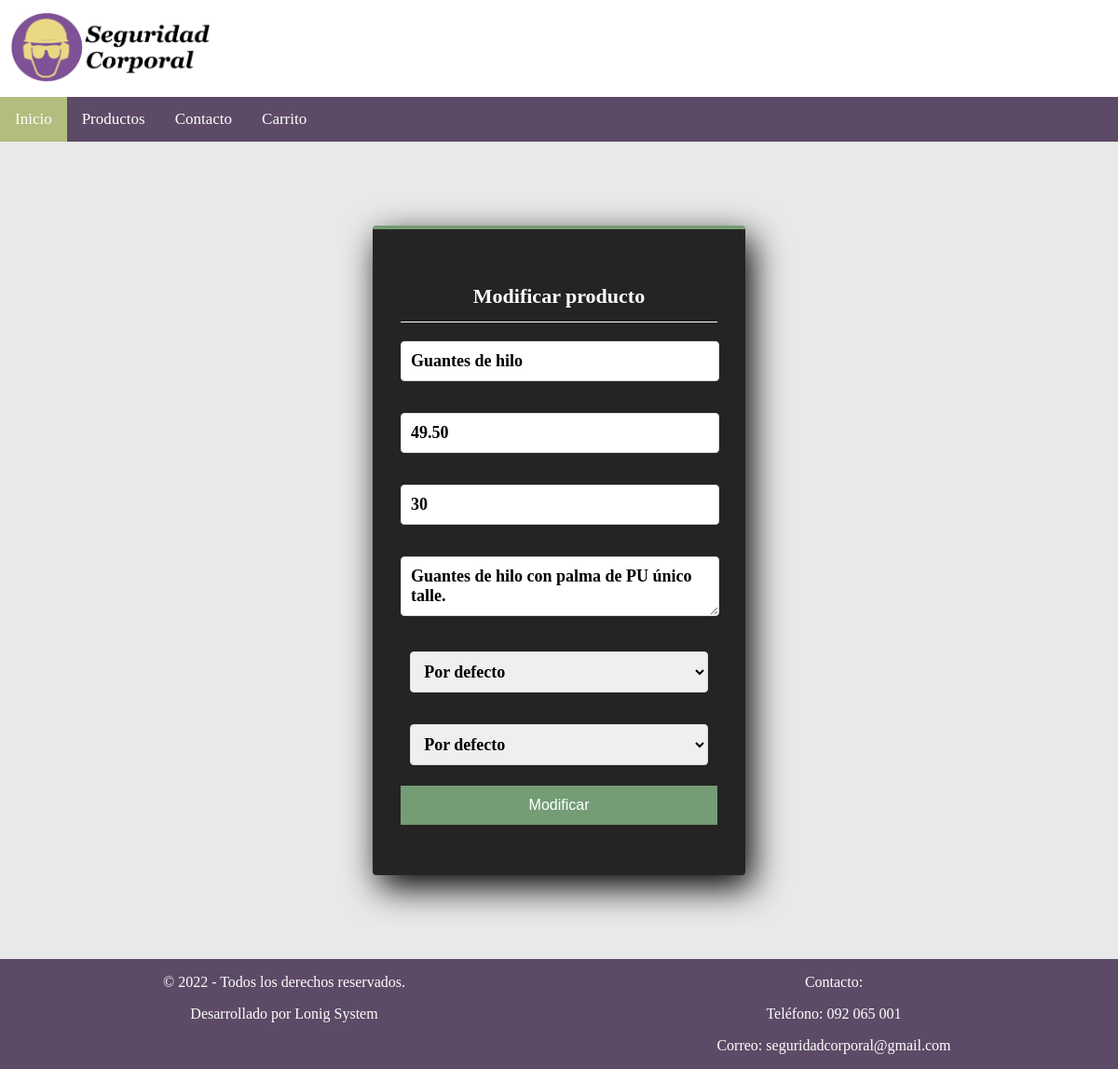
Page /EdiPro.php?id=19 on the committed database.
### tables this page shows
CREATE TABLE `producto` (
  `IDProducto` int(11) NOT NULL AUTO_INCREMENT,
  `Nombre` varchar(45) NOT NULL,
  `Descripcion` varchar(999) NOT NULL,
  `Precio` decimal(11,2) NOT NULL,
  `Stock` int(11) NOT NULL,
  `IDProveedor` int(11) DEFAULT NULL,
  `Foto` varchar(45) DEFAULT NULL,
  `Tipo` int(4) DEFAULT NULL,
  PRIMARY KEY (`IDProducto`),
  KEY `fk_Producto_Proveedor1_idx` (`IDProveedor`),
  CONSTRAINT `fk_Producto_Proveedor1` FOREIGN KEY (`IDProveedor`) REFERENCES `proveedor` (`IDProveedor`) ON DELETE NO ACTION ON UPDATE NO ACTION
);

### EdiPro.php (the view, shortened to what this page needs)
<!DOCTYPE html>
<html lang="es">
<head>
  <link rel="stylesheet" href="CSS/form.css">
  <link rel="stylesheet" href="CSS/NavNFooter.css" />
  <link rel="stylesheet" href="CSS/usu.css" />
</head>
<body>
  <nav>
    <div class="icono">
      <a href="Index.php">
        <img id="isotipo" src="IMG/Isotipo.png" title="SeguridadCorporal" />
      </a>
    </div>
    <div class="topnav" id="myTopnav">
    <a href="Index.php" class="active">Inicio</a>
      <div class="dropdown">
        <button class="dropbtn">Productos
        </button>
      </div>
      <a href="Contacto.php">Contacto</a>
      <a href="carrito.php">Carrito</a>
    </div>
  </nav>
  <?php
    $id=$_GET['id'];
    $conexion2=abrirConexion();
    $sql = "SELECT * FROM producto where IDProducto= '" . $id ."'  ";
    $resultado = $conexion2->query("$sql");
    if (($resultado->num_rows) > 0){
      $fila = $resultado->fetch_assoc();
      ?>
  <section class="form">
    <form action="PHP/AñadirP.php" method="post" enctype="multipart/form-data" >
      <h4>Modificar producto</h4>
      <input type="text" name="nombre" placeholder="Nombre del producto" class="controls" value="<?php echo $fila['Nombre'];  ?>" required><br><br>
      <input type="number" name="pre" placeholder="Precio" class="controls" step="0.01" value="<?php echo $fila['Precio'];  ?>" required><br><br>
      <input type="number" name="st" placeholder="stock" class="controls" value="<?php echo $fila['Stock'];  ?>" required><br><br>
      <textarea name="des"  class="controls" ><?php echo $fila['Descripcion'];  ?></textarea><br><br>
      <select   name="tipo" class="controls">
        <option value="<?php echo $fila['Tipo'];  ?>">Por defecto</option>
      </select><br><br>
      <?php
        $conexion=abrirConexion();
				$sentencia = $conexion->prepare("SELECT IDProveedor, Nombre FROM proveedor");
				$sentencia->execute();
				$sentencia->store_result();
          if ($sentencia->num_rows != 0){
						echo "<select  name='pr' class='controls'><option value='".$fila['Tipo']."'>Por defecto</option>";
						echo "</select>";
					}
      ?>
      <button type="submit" class="btn">Modificar</button><br><br>
    </form>
    <?php
    }
    ?>
  </section>
  <footer>
    <div class="footerp1">
      <p>© 2022 - Todos los derechos reservados.</p>
      <p>Desarrollado por Lonig System</p>
    </div>
    <div class="footerp2">
      <p>Contacto:</p>
      <p>Teléfono: 092 065 001</p>
      <p>Correo: seguridadcorporal@gmail.com</p>
    </div>
  </footer>
</body>
</html>

### CSS/form.css (style rules this page uses)
.form { width: 400px; background: #252323; padding: 30px; margin: auto; margin-top: 90px; margin-bottom: 90px; border-radius: 4px; font-family: 'calibri'; color: white; box-shadow: 7px 13px 37px #000000; box-sizing: border-box; border-top: 4px solid #749c75; text-align: center; }
.form p , h4 { height: 40px; border-bottom: 1px solid; }
.form h4 { font-size: 22px; margin-bottom: 20px; }
.controls { width: 94%; padding: 10px; border-radius: 4px; margin-bottom: 16px; border: 1px solid #dbdbdb; font-family: 'calibri'; font-size: 18px; font-weight: bold; }
.form .btn { width: 100%; background: #749c75; border: none; padding: 12px; color: white; margin: 6px 0; font-size: 16px; }

### CSS/NavNFooter.css (style rules this page uses)
body { margin: 0px; max-width: 400%; max-height: 200%; background-color: #e9e9e9; font-family: 'clean;'; }
#isotipo { height:80px; padding:10px; }
.icono { background-color:white; }
.icono a { display: block; }
.topnav { overflow: hidden; background-color: #5d4a66; }
.topnav a { float: left; display: block; color: #ffffff; text-align: center; padding: 14px 16px; text-decoration: none; font-size: 17px; }
.topnav a.active { background-color: #b2bd7e; color: rgb(255, 255, 255); }
.dropdown { float: left; overflow: hidden; }
.dropdown .dropbtn { font-size: 17px; border: none; outline: none; color: white; padding: 14px 16px; background-color: inherit; font-family: inherit; margin: 0; }
footer { background-color: #5d4a66; color: #ffffff; padding-left: 10px ; padding-right: 10px ; display: flex; }
.footerp1 { text-align: center; position: relative; flex-basis: 50%; }
.footerp2 { text-align: center; position: relative; flex-basis: 50%; }

### rows in the picture
producto: nombre "Guantes de hilo", pre "49.50", st "30", des "Guantes de hilo con palma de PU único talle."
